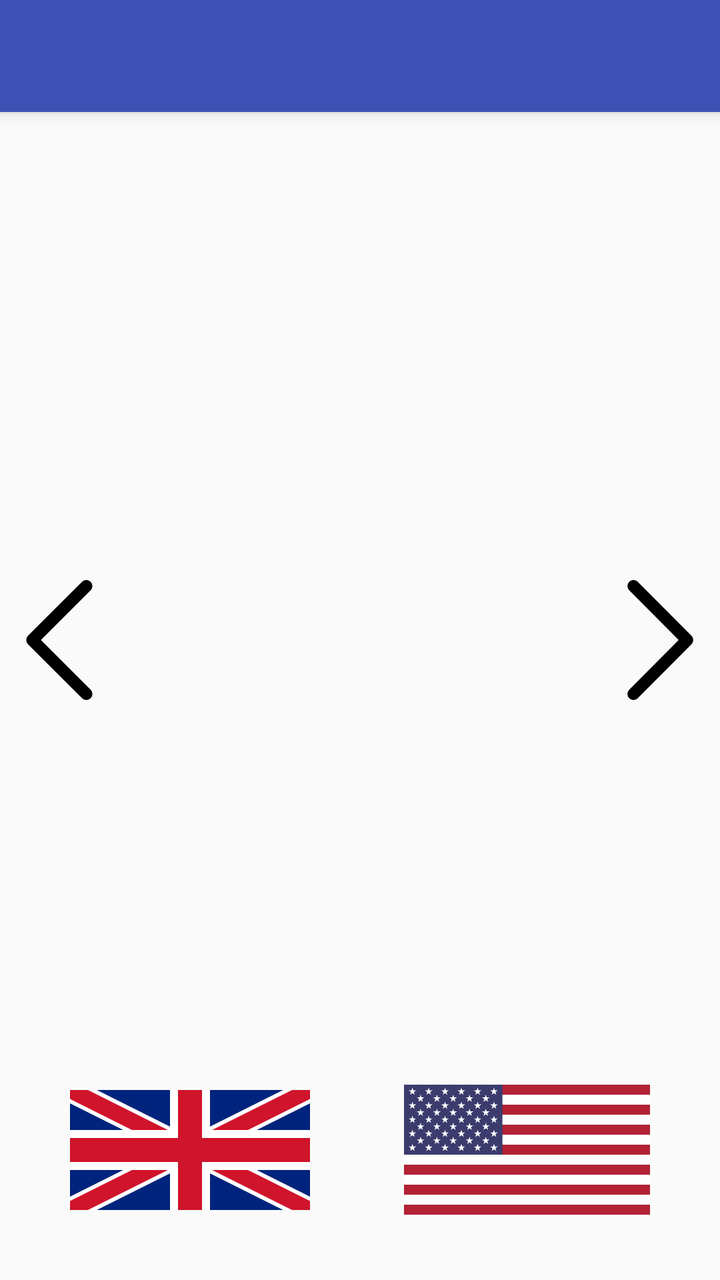
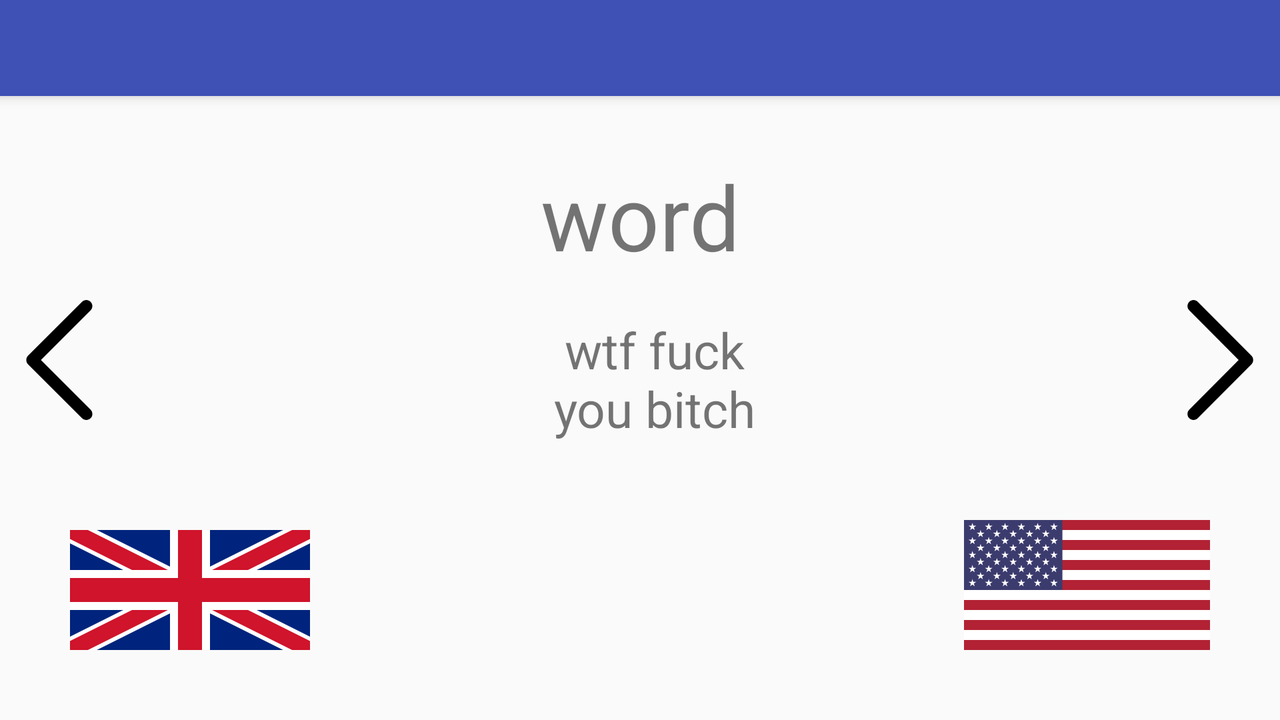

One screen, two layout resources from the same app: the default and the repository's alternative for another configuration. Each is rendered where Android would select it; the XML of both is given below.
<!-- AndroidManifest.xml: application theme AppTheme -->
<!-- res/layout/word_layout.xml -->
<?xml version="1.0" encoding="utf-8"?>
<RelativeLayout xmlns:android="http://schemas.android.com/apk/res/android"
    android:layout_width="match_parent"
    android:layout_height="match_parent">
    <include
        android:id="@+id/toolbar"
        layout="@layout/toolbar"/>
    <Button

        android:onClick="playMusic"
        style="@style/pronunciationButton"
        android:background="@drawable/usa_flag"

        android:layout_marginEnd="35dp"
        android:id="@+id/usPronunciationButton"
        android:layout_alignBaseline="@+id/ukPronunciationButton"
        android:layout_alignBottom="@+id/ukPronunciationButton"
        android:layout_alignParentEnd="true"
        android:layout_height="wrap_content" />

    <Button
        android:onClick="playMusic"
        style="@style/pronunciationButton"
        android:background="@drawable/uk_flag"

        android:layout_marginStart="35dp"
        android:layout_marginBottom="35dp"
        android:id="@+id/ukPronunciationButton"
        android:layout_height="wrap_content"
        android:layout_alignParentBottom="true"
        android:layout_alignParentStart="true" />

    <Button
        android:background="@drawable/arrow_right"
        android:id="@+id/goToNextWord"
        android:layout_toRightOf="@+id/usPronunciationButton"
        android:layout_centerVertical="true"

        android:layout_marginLeft="-60dp"
        android:layout_width="60dp"
        android:layout_height="60dp" />
    <Button
        android:background="@drawable/arrow_left"
        android:id="@+id/goToPreviousWord"

        android:layout_marginRight="-60dp"
        android:layout_toLeftOf="@+id/ukPronunciationButton"
        android:layout_centerVertical="true"

        android:layout_marginLeft="-60dp"
        android:layout_width="60dp"
        android:layout_height="60dp" />
    <TextView

        android:layout_width="wrap_content"
        android:layout_height="wrap_content"

        android:id="@+id/wordTextView"
        android:textSize="@dimen/word_text_size"
        android:padding="15dp"
        android:gravity="center_horizontal"
        android:layout_marginTop="100dp"

        android:layout_alignParentTop="true"
        android:layout_alignEnd="@+id/usPronunciationButton"
        android:layout_alignStart="@+id/ukPronunciationButton" />
    <RelativeLayout
        android:layout_below="@+id/wordTextView"
        android:layout_width="match_parent"
        android:layout_height="match_parent"
        android:layout_above="@+id/ukPronunciationButton"
        android:layout_marginBottom="15dp"
        >

        <ScrollView
            android:layout_width="match_parent"
            android:layout_height="match_parent"
            android:layout_alignParentTop="true"
            android:layout_alignParentStart="true">
            <TextView
                android:textSize="@dimen/translation_text_size"
                android:gravity="center"
                android:id="@+id/translationTextView"
                android:layout_width="match_parent"
                android:layout_height="match_parent" />

        </ScrollView>

    </RelativeLayout>


</RelativeLayout>
<!-- res/layout/toolbar.xml (included above) -->
<?xml version="1.0" encoding="utf-8"?>
<android.support.v7.widget.Toolbar xmlns:android="http://schemas.android.com/apk/res/android"
    android:layout_width="match_parent"
    android:layout_height="wrap_content"
    xmlns:app="http://schemas.android.com/apk/res-auto"
    android:theme="@style/ThemeOverlay.AppCompat.ActionBar"
    app:popupTheme="@style/ThemeOverlay.AppCompat.Light"
    android:background="@color/colorPrimary"
    android:id="@+id/toolbar"
    android:elevation="4dp"
   >
</android.support.v7.widget.Toolbar>
<!-- resources referenced by this layout -->
<resources>
  <color name="colorPrimary">#3F51B5</color>
  <dimen name="translation_text_size">25sp</dimen>
  <dimen name="word_text_size">45sp</dimen>
  <!-- drawable arrow_left (drawable) -->
  <?xml version="1.0" encoding="utf-8"?>
  <vector xmlns:android="http://schemas.android.com/apk/res/android"
      android:width="40dp"
      android:height="40dp"
      android:viewportWidth="240.823"
      android:viewportHeight="240.823">
  
      <path
          android:fillColor="#FF000000"
          android:pathData="M57.633,129.007L165.93,237.268c4.752,4.74,12.451,4.74,17.215,0c4.752-4.74,4.752-12.439,0-17.179
  l-99.707-99.671l99.695-99.671c4.752-4.74,4.752-12.439,0-17.191c-4.752-4.74-12.463-4.74-17.215,0L57.621,111.816
  C52.942,116.507,52.942,124.327,57.633,129.007z" />
  </vector>
  <!-- drawable arrow_right (drawable) -->
  <?xml version="1.0" encoding="utf-8"?>
  <vector xmlns:android="http://schemas.android.com/apk/res/android"
      android:width="40dp"
      android:height="40dp"
      android:viewportWidth="240.823"
      android:viewportHeight="240.823">
  
      <path
          android:fillColor="#FF000000"
          android:pathData="M183.189,111.816L74.892,3.555c-4.752-4.74-12.451-4.74-17.215,0c-4.752,4.74-4.752,12.439,0,17.179
  l99.707,99.671l-99.695,99.671c-4.752,4.74-4.752,12.439,0,17.191c4.752,4.74,12.463,4.74,17.215,0l108.297-108.261
  C187.881,124.315,187.881,116.495,183.189,111.816z" />
  </vector>
  <!-- drawable uk_flag (drawable) -->
  <?xml version="1.0" encoding="utf-8"?>
  <vector xmlns:android="http://schemas.android.com/apk/res/android"
      android:width="120dp"
      android:height="60dp"
      android:viewportWidth="60"
      android:viewportHeight="30">
  
      <path
          android:fillColor="#00247d"
          android:pathData="M0,0 v30 h60 v-30 z" />
      <path
          android:fillColor="#000000"
          android:strokeColor="#fff"
          android:strokeWidth="6"
          android:pathData="M0,0 L60,30 M60,0 L0,30" />
      <path
          android:fillColor="#000000"
          android:strokeColor="#cf142b"
          android:strokeWidth="4"
          android:pathData="M0,0 L60,30 M60,0 L0,30" />
      <path
          android:fillColor="#000000"
          android:strokeColor="#fff"
          android:strokeWidth="10"
          android:pathData="M30,0 v30 M0,15 h60" />
      <path
          android:fillColor="#000000"
          android:strokeColor="#cf142b"
          android:strokeWidth="6"
          android:pathData="M30,0 v30 M0,15 h60" />
  </vector>
  <!-- drawable usa_flag: vector/xml drawable (drawable, 117990 chars, omitted) -->
  <style name="pronunciationButton">
          <item name="android:width">120dp</item>
          <item name="android:height">60dp</item>
          <item name="android:layout_width">wrap_content</item>
          <item name="android:layout_height">wrap_content</item>
  
      </style>
  <style name="AppTheme" parent="Theme.AppCompat.Light.NoActionBar">
          
          <item name="colorPrimary">@color/colorPrimary</item>
          <item name="colorPrimaryDark">@color/colorPrimaryDark</item>
          <item name="colorAccent">@color/colorAccent</item>
      </style>
  <color name="colorPrimaryDark">#303F9F</color>
  <color name="colorAccent">#FF4081</color>
</resources>
<!-- res/layout-land/word_layout.xml (the repository's variant of the layout above) -->
<!-- drawn on the phone turned sideways -->
<?xml version="1.0" encoding="utf-8"?>
<RelativeLayout xmlns:android="http://schemas.android.com/apk/res/android"
    android:layout_width="match_parent"
    android:layout_height="match_parent">
    <include
        android:id="@+id/toolbar"
        layout="@layout/toolbar"/>
    <Button

        android:onClick="playMusic"
        style="@style/pronunciationButton"
        android:background="@drawable/usa_flag"

        android:layout_marginEnd="35dp"
        android:id="@+id/usPronunciationButton"

        android:layout_alignParentBottom="true"
        android:layout_marginBottom="35dp"
        android:layout_alignParentEnd="true"
        android:layout_height="wrap_content" />

    <Button
        android:onClick="playMusic"
        style="@style/pronunciationButton"
        android:background="@drawable/uk_flag"

       android:layout_alignParentBottom="true"
       android:layout_alignParentLeft="true"
        android:layout_marginLeft="35dp"
        android:layout_toEndOf="@+id/usPronunciationButton"
        android:layout_marginBottom="35dp"

        android:id="@+id/ukPronunciationButton"
        android:layout_height="wrap_content"
        />
    <Button
        android:background="@drawable/arrow_right"
        android:id="@+id/goToNextWord"
        android:layout_toRightOf="@+id/usPronunciationButton"
        android:layout_centerVertical="true"

        android:layout_marginLeft="-60dp"
        android:layout_width="60dp"
        android:layout_height="60dp" />
    <Button
        android:background="@drawable/arrow_left"
        android:id="@+id/goToPreviousWord"

        android:layout_marginRight="-60dp"
        android:layout_toLeftOf="@+id/ukPronunciationButton"
        android:layout_centerVertical="true"

        android:layout_marginLeft="-60dp"
        android:layout_width="60dp"
        android:layout_height="60dp" />


    <TextView

        android:layout_width="match_parent"
        android:layout_height="wrap_content"
        android:layout_centerHorizontal="true"
        android:id="@+id/wordTextView"
        android:textSize="@dimen/word_text_size"
        android:text="word"



        android:gravity="center_horizontal"
        android:layout_marginTop="30dp"
        android:layout_marginBottom="20dp"
            android:layout_below="@+id/toolbar"

         />

        <ScrollView
            android:layout_below="@+id/wordTextView"
            android:layout_width="match_parent"
            android:layout_marginRight="20dp"
            android:layout_marginLeft="35dp"

            android:layout_height="match_parent"
            android:id="@+id/scrollView"
            android:layout_marginBottom="35dp"
            >
            <TextView

                android:textSize="@dimen/translation_text_size"
                android:gravity="center"
                android:text="wtf fuck\nyou bitch"
                android:id="@+id/translationTextView"
                android:layout_width="match_parent"
                android:layout_height="match_parent" />

        </ScrollView>




</RelativeLayout>
